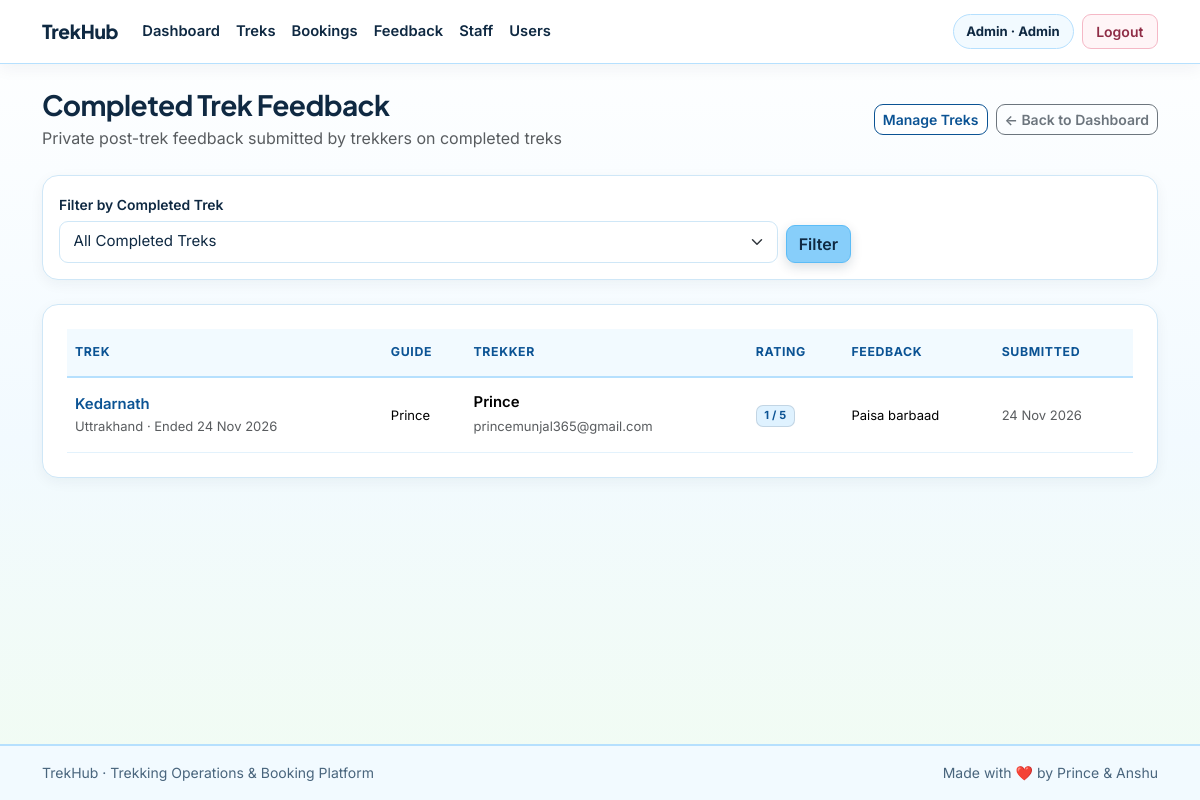
The app's page /admin/feedback (signed in) with its own data.
### models/user.py (models this page shows, shortened)
class User(db.Model):
    __tablename__ = "users"
    id = db.Column(db.Integer, primary_key=True)
    name = db.Column(db.String(120), nullable=False)
    email = db.Column(db.String(150), unique=True, nullable=False, index=True)
    password_hash = db.Column(db.String(255), nullable=False)
    phone = db.Column(db.String(20), nullable=True)
    emergency_contact = db.Column(db.String(20), nullable=True)
    role = db.Column(db.String(20), nullable=False, default="user")
    experience = db.Column(db.String(200), nullable=True)
    is_approved = db.Column(db.Boolean, nullable=False, default=True)
    is_blacklisted = db.Column(db.Boolean, nullable=False, default=False)
    created_at = db.Column(db.DateTime, default=lambda: datetime.now(timezone.utc))
    assigned_treks = db.relationship("Trek", back_populates="assigned_staff", lazy=True)
    bookings = db.relationship("Booking", back_populates="user", lazy=True, cascade="all, delete-orphan")
    payments = db.relationship("Payment", back_populates="user", lazy=True, cascade="all, delete-orphan")
    reviews = db.relationship("Review", back_populates="user", lazy=True, cascade="all, delete-orphan")
    location_updates = db.relationship("LocationUpdate", back_populates="user", lazy=True, cascade="all, delete-orphan")

### models/review.py (models this page shows, shortened)
class Review(db.Model):
    __tablename__ = "reviews"
    id = db.Column(db.Integer, primary_key=True)
    user_id = db.Column(db.Integer, db.ForeignKey("users.id"), nullable=False)
    trek_id = db.Column(db.Integer, db.ForeignKey("treks.id"), nullable=False)
    rating = db.Column(db.Integer, nullable=False)
    comment = db.Column(db.Text, nullable=True)
    created_at = db.Column(db.DateTime, default=lambda: datetime.now(timezone.utc))
    __table_args__ = (
        db.UniqueConstraint("user_id", "trek_id", name="uq_user_trek_review"),
    )
    user = db.relationship("User", back_populates="reviews")
    trek = db.relationship("Trek", back_populates="reviews")

### models/trek.py (models this page shows, shortened)
class Trek(db.Model):
    __tablename__ = "treks"
    id = db.Column(db.Integer, primary_key=True)
    name = db.Column(db.String(150), nullable=False, index=True)
    location = db.Column(db.String(150), nullable=False, index=True)
    difficulty = db.Column(db.String(20), nullable=False, default="Moderate")
    duration_days = db.Column(db.Integer, nullable=False)
    total_slots = db.Column(db.Integer, nullable=False)
    available_slots = db.Column(db.Integer, nullable=False)
    price = db.Column(db.Float, nullable=False, default=0.0)
    assigned_staff_id = db.Column(db.Integer, db.ForeignKey("users.id"), nullable=True)
    status = db.Column(db.String(20), nullable=False, default="Pending")
    start_date = db.Column(db.Date, nullable=False)
    end_date = db.Column(db.Date, nullable=False)
    description = db.Column(db.Text, nullable=True)
    created_at = db.Column(db.DateTime, default=lambda: datetime.now(timezone.utc))
    assigned_staff = db.relationship("User", back_populates="assigned_treks")
    bookings = db.relationship("Booking", back_populates="trek", lazy=True, cascade="all, delete-orphan")
    locations = db.relationship("LocationUpdate", back_populates="trek", lazy=True, cascade="all, delete-orphan")
    reviews = db.relationship("Review", back_populates="trek", lazy=True, cascade="all, delete-orphan")

### routes/admin_routes.py (the view)
@admin_bp.route("/feedback", methods=["GET"])
@role_required("admin")
def completed_feedback():
    return admin_controller.completed_feedback()

### controllers/admin_controller.py (called while the page is built)
def completed_feedback():
    selected_trek_id = request.args.get("trek_id", type=int)
    completed_treks = (
        Trek.query.filter_by(status="Completed")
        .order_by(Trek.end_date.desc(), Trek.name.asc())
        .all()
    )
    feedback_query = (
        Review.query.join(Trek, Review.trek_id == Trek.id)
        .filter(Trek.status == "Completed")
    )
    if selected_trek_id:
        feedback_query = feedback_query.filter(Review.trek_id == selected_trek_id)
    feedback_list = feedback_query.order_by(Review.created_at.desc()).all()
    return render_template(
        "admin/completed_feedback.html",
        feedback_list=feedback_list,
        completed_treks=completed_treks,
        selected_trek_id=selected_trek_id,
    )

### utils/helpers.py (called while the page is built)
def get_logged_in_user():
    try:
        verify_jwt_in_request(optional=True)
        identity = get_jwt_identity()
        if identity and str(identity).isdigit():
            user = User.query.get(int(identity))
            if user and not user.is_blacklisted:
                return user
    except Exception:
        return None
    return None

### templates/admin/completed_feedback.html (shortened to what this page needs)
{% extends "base.html" %}  {% block content %}
<div
  class="d-flex flex-wrap justify-content-between align-items-center gap-2 mb-4"
>
  <div>
    <h1 class="h3 fw-bold mb-1">Completed Trek Feedback</h1>
    <p class="text-muted mb-0">
      Private post-trek feedback submitted by trekkers on completed treks
    </p>
  </div>
  <div class="d-flex gap-2">
    <a
      href="{{ url_for('admin.manage_treks') }}"
      class="btn btn-outline-trek btn-sm"
      >Manage Treks</a
    >
    <a
      href="{{ url_for('admin.dashboard') }}"
      class="btn btn-outline-secondary btn-sm"
      >&larr; Back to Dashboard</a
    >
  </div>
</div>
<div class="card card-trek bg-white p-3 mb-4">
  <form
    action="{{ url_for('admin.completed_feedback') }}"
    method="GET"
    class="row g-2 align-items-end"
  >
    <div class="col-md-8">
      <label for="trek_id" class="form-label small fw-semibold mb-1"
        >Filter by Completed Trek</label
      >
      <select class="form-select" id="trek_id" name="trek_id">
        <option value="">All Completed Treks</option>
      </select>
    </div>
    <div class="col-md-4 d-flex gap-2">
      <button type="submit" class="btn btn-trek">Filter</button>
    </div>
  </form>
</div>
<div class="card card-trek bg-white p-4">
  {% if feedback_list %}
  <div class="table-responsive">
    <table class="table table-hover align-middle table-trekhub mb-0">
      <thead>
        <tr>
          <th>Trek</th>
          <th>Guide</th>
          <th>Trekker</th>
          <th>Rating</th>
          <th>Feedback</th>
          <th>Submitted</th>
        </tr>
      </thead>
      <tbody>
        {% for item in feedback_list %}
        <tr>
          <td>
            <a
              href="{{ url_for('user.trek_detail', trek_id=item.trek.id) }}"
              class="fw-semibold text-decoration-none"
            >
              {{ item.trek.name }}
            </a>
            <div class="small text-muted">
              {{ item.trek.location }} &middot; Ended {{
              item.trek.end_date.strftime('%d %b %Y') }}
            </div>
          </td>
          <td class="small">
            {{ item.trek.assigned_staff.name if item.trek.assigned_staff else
            'Unassigned' }}
          </td>
          <td>
            <div class="fw-semibold">{{ item.user.name }}</div>
            <small class="text-muted">{{ item.user.email }}</small>
          </td>
          <td>
            <span class="badge bg-info text-dark">{{ item.rating }} / 5</span>
          </td>
          <td class="small">
            {{ item.comment or 'No written comment provided.' }}
          </td>
          <td class="small text-muted">
            {{ item.created_at.strftime('%d %b %Y') }}
          </td>
        </tr>
        {% endfor %}
      </tbody>
    </table>
  </div>
  {% else %}
  <p class="text-muted mb-0">
    No feedback has been submitted for completed treks yet.
  </p>
  {% endif %}
</div>
{% endblock %}

### templates/base.html (shortened to what this page needs)
<!doctype html>
<html lang="en">
  <head>
    <link
      href="https://cdn.jsdelivr.net/npm/bootstrap@5.3.3/dist/css/bootstrap.min.css"
      rel="stylesheet"
    />
    <link
      rel="stylesheet"
      href="{{ url_for('static', filename='css/style.css') }}"
    />
  </head>
  <body>
    <nav class="navbar navbar-expand-lg navbar-trekhub sticky-top">
      <div class="container">
        <a
          class="navbar-brand d-flex align-items-center gap-2"
          href="{{ url_for('index') }}"
        >
          <span>TrekHub</span>
        </a>
        <div class="collapse navbar-collapse" id="trekhubNavbar">
          <ul class="navbar-nav me-auto mb-2 mb-lg-0">
            {% if current_user %} {% if current_user.role == 'admin' %}
            <li class="nav-item">
              <a class="nav-link" href="{{ url_for('admin.dashboard') }}"
                >Dashboard</a
              >
            </li>
            <li class="nav-item">
              <a class="nav-link" href="{{ url_for('admin.manage_treks') }}"
                >Treks</a
              >
            </li>
            <li class="nav-item">
              <a class="nav-link" href="{{ url_for('admin.all_bookings') }}"
                >Bookings</a
              >
            </li>
            <li class="nav-item">
              <a
                class="nav-link"
                href="{{ url_for('admin.completed_feedback') }}"
                >Feedback</a
              >
            </li>
            <li class="nav-item">
              <a class="nav-link" href="{{ url_for('admin.manage_staff') }}"
                >Staff</a
              >
            </li>
            <li class="nav-item">
              <a class="nav-link" href="{{ url_for('admin.manage_users') }}"
                >Users</a
              >
            </li>
            {% endif %} {% endif %}
          </ul>
          <div class="d-flex flex-wrap align-items-center gap-2">
            {% if current_user %}
            <span class="user-pill"
              >{{ current_user.name }} &middot; {{ current_user.role|capitalize
              }}</span
            >
            <a
              href="{{ url_for('auth.logout') }}"
              class="btn btn-sm btn-outline-light"
              >Logout</a
            >
            {% endif %}
          </div>
        </div>
      </div>
    </nav>
    <main class="container py-4">
       {% block content %}{% endblock %}
    </main>
    <footer class="footer-trekhub py-3 mt-auto">
      <div
        class="container d-flex flex-wrap justify-content-between align-items-center gap-2"
      >
        <span>TrekHub &middot; Trekking Operations &amp; Booking Platform</span>
        <span>Made with ❤️ by Prince & Anshu</span>
      </div>
    </footer>
  </body>
</html>

### static/css/style.css (style rules this page uses)
:root { --trek-sky: #87cefa; --trek-sky-bright: #5bbcf7; --trek-sky-deep: #0b5394; --trek-sky-soft: #dff2ff; --trek-sky-pale: #f2faff; --trek-sky-border: #b6e0fe; --trek-pink: #f4c2c2; --trek-pink-deep: #8f2d46; --trek-pink-soft: #fde4e8; --trek-pink-pale: #fff5f7; --trek-pink-border: #f5b8c6; --trek-green: #b7ebbd; --trek-green-deep: #1b5e2a; --trek-green-soft: #dcf7df; --trek-green-pale: #f1fcf2; --trek-green-border: #9fe0a8; --trek-white: #ffffff; --trek-bg: #f7fcff; --trek-ink: #0f2942; --trek-muted: #49657d; --trek-border: #cfe7f7; --trek-border-soft: #e3f2fc; }
body { background: linear-gradient( 180deg, var(--trek-white) 0%, var(--trek-sky-pale) 55%, var(--trek-green-pale) 100% ); color: var(--trek-ink); min-height: 100vh; display: flex; flex-direction: column; font-family: "Inter", system-ui, -apple-system, "Segoe UI", Roboto, sans-serif; -webkit-font-smoothing: antialiased; line-height: 1.6; }
h1, h2, h3, h4, h5, h6, .navbar-brand { font-family: "Plus Jakarta Sans", "Inter", system-ui, sans-serif; letter-spacing: -0.02em; }
main { flex: 1; }
a { color: var(--trek-sky-deep); transition: color 0.16s ease; }
.navbar-trekhub { background-color: var(--trek-white); border-bottom: 1.5px solid var(--trek-sky-border); box-shadow: 0 4px 16px rgba(15, 41, 66, 0.06); padding-block: 0.7rem !important; }
.navbar-trekhub .navbar-brand { font-weight: 800; font-size: 1.2rem; letter-spacing: -0.015em; color: var(--trek-ink); }
.navbar-trekhub .nav-link { color: var(--trek-ink); font-size: 0.92rem; font-weight: 600; padding: 0.45rem 0.85rem; border-radius: 8px; transition: background-color 0.16s ease, color 0.16s ease; }
.user-pill { font-size: 0.82rem; font-weight: 700; color: var(--trek-ink); background-color: var(--trek-sky-pale); border: 1px solid var(--trek-sky-border); padding: 0.36rem 0.8rem; border-radius: 999px; white-space: nowrap; }
.navbar-trekhub .btn-outline-light { color: var(--trek-pink-deep); border: 1.5px solid var(--trek-pink-border); background-color: var(--trek-pink-pale); padding: 0.36rem 0.85rem; }
.btn { border-radius: 9px; font-weight: 600; transition: all 0.16s ease; }
.btn-trek { background-color: var(--trek-sky); border: 1.5px solid var(--trek-sky-bright); color: var(--trek-ink); box-shadow: 0 4px 12px rgba(15, 41, 66, 0.16); }
.btn-outline-trek { background-color: var(--trek-white); border: 1.5px solid var(--trek-sky-deep); color: var(--trek-sky-deep); }
.card-trek { background-color: var(--trek-white); color: var(--trek-ink); border: 1px solid var(--trek-border); border-radius: 16px; box-shadow: 0 4px 14px rgba(15, 41, 66, 0.05); transition: transform 0.18s ease, box-shadow 0.18s ease, border-color 0.18s ease; }
.form-label { font-size: 0.87rem; font-weight: 600; color: var(--trek-ink); }
.form-control, .form-select { background-color: var(--trek-white); border-radius: 9px; border: 1px solid var(--trek-border); padding: 0.55rem 0.85rem; font-size: 0.94rem; color: var(--trek-ink); }
.table-trekhub { font-size: 0.93rem; }
.table-trekhub thead th { background-color: var(--trek-sky-pale); color: var(--trek-sky-deep); font-weight: 700; font-size: 0.77rem; text-transform: uppercase; letter-spacing: 0.05em; border-bottom: 2px solid var(--trek-sky-border); padding-block: 0.85rem; }
.table-trekhub tbody td { padding-block: 0.85rem; border-color: var(--trek-border-soft); }
.badge { border-radius: 7px; padding: 0.4em 0.68em; font-weight: 700; letter-spacing: 0.01em; }
.badge.bg-primary, .badge.bg-info, .badge.bg-success, .badge.bg-warning, .badge.bg-secondary, .badge.bg-dark { border: 1px solid rgba(15, 41, 66, 0.14); }
.badge.bg-info { background-color: var(--trek-sky-soft) !important; color: var(--trek-sky-deep) !important; }
.footer-trekhub { background-color: var(--trek-sky-pale); color: var(--trek-muted); border-top: 2px solid var(--trek-sky-border); font-size: 0.875rem; }

### records on screen
User: name "Admin", role "Admin"
Review: trek.name "Kedarnath", trek.location "Uttrakhand", trek.end_date "24 Nov 2026", trek.assigned_staff "Prince", user.name "Prince", user.email "princemunjal365@gmail.com", rating "1", comment "Paisa barbaad", created_at "24 Nov 2026"
